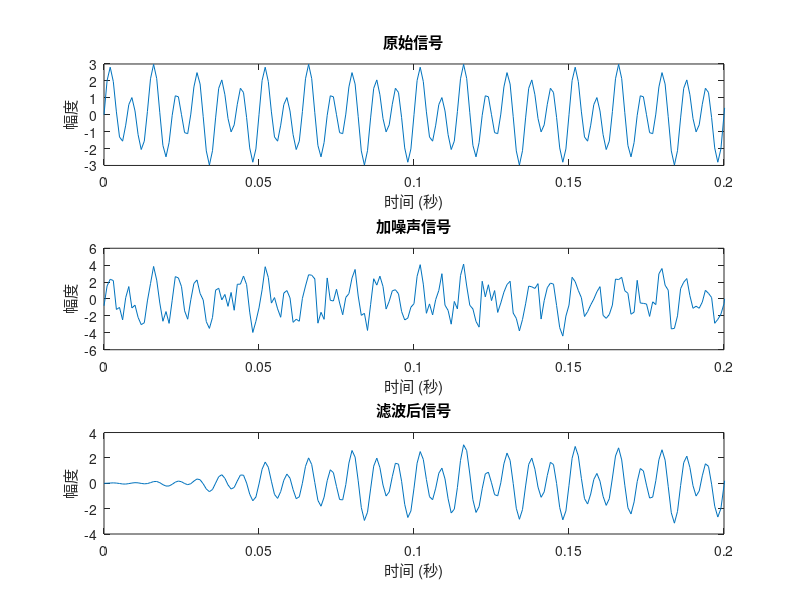
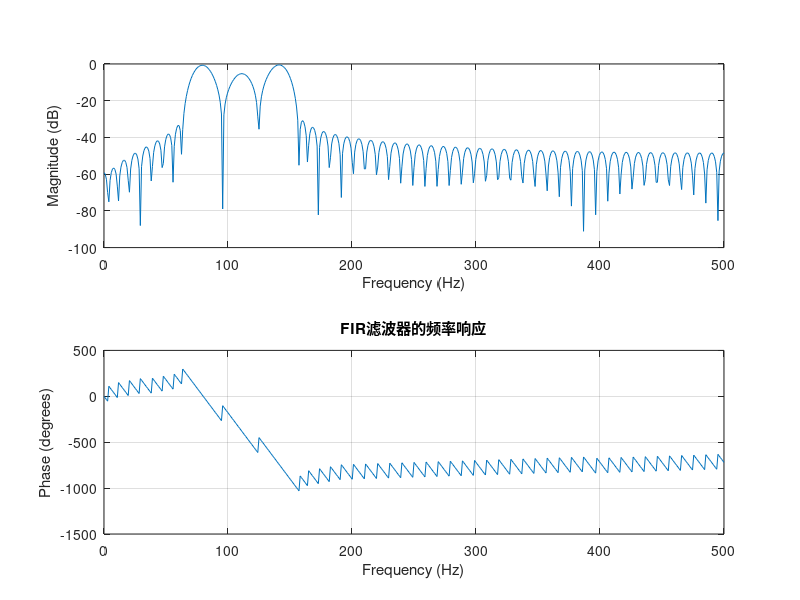

Reproduce these figures in MATLAB, in order.
clc
close all
clear

fs = 1000;          % 采样率 1000 Hz
T = 1;              % 1s
t = 0:1/fs:T-1/fs;  

x= sin(80*2*pi*t)+2*sin(140*2*pi*t);

x_n=x+randn(size(t));

% 设计FIR滤波器
n = 100; % 滤波器阶数
f = [0 0.13 0.16  0.19 0.25 0.28 0.31 1];
m = [0 0 1  0 0 1  0 0];
b = firls(n, f, m);

% 滤波
y_t = filter(b, 1, x_n);

%% 图
%绘制原始信号，加噪声信号和滤波后信号
figure;
subplot(3,1,1);
plot(t, x);
title('原始信号');
xlabel('时间 (秒)');
ylabel('幅度');
xlim([0 0.2]); % 观测前0.1秒的信号

subplot(3,1,2);
plot(t, x_n);
title('加噪声信号');
xlabel('时间 (秒)');
ylabel('幅度');
xlim([0 0.2]);

subplot(3,1,3);
plot(t, y_t);
title('滤波后信号');
xlabel('时间 (秒)');
ylabel('幅度');
xlim([0 0.2]);

% 显示滤波器的频率响应
figure;
freqz(b, 1, 512, fs);
title('FIR滤波器的频率响应');